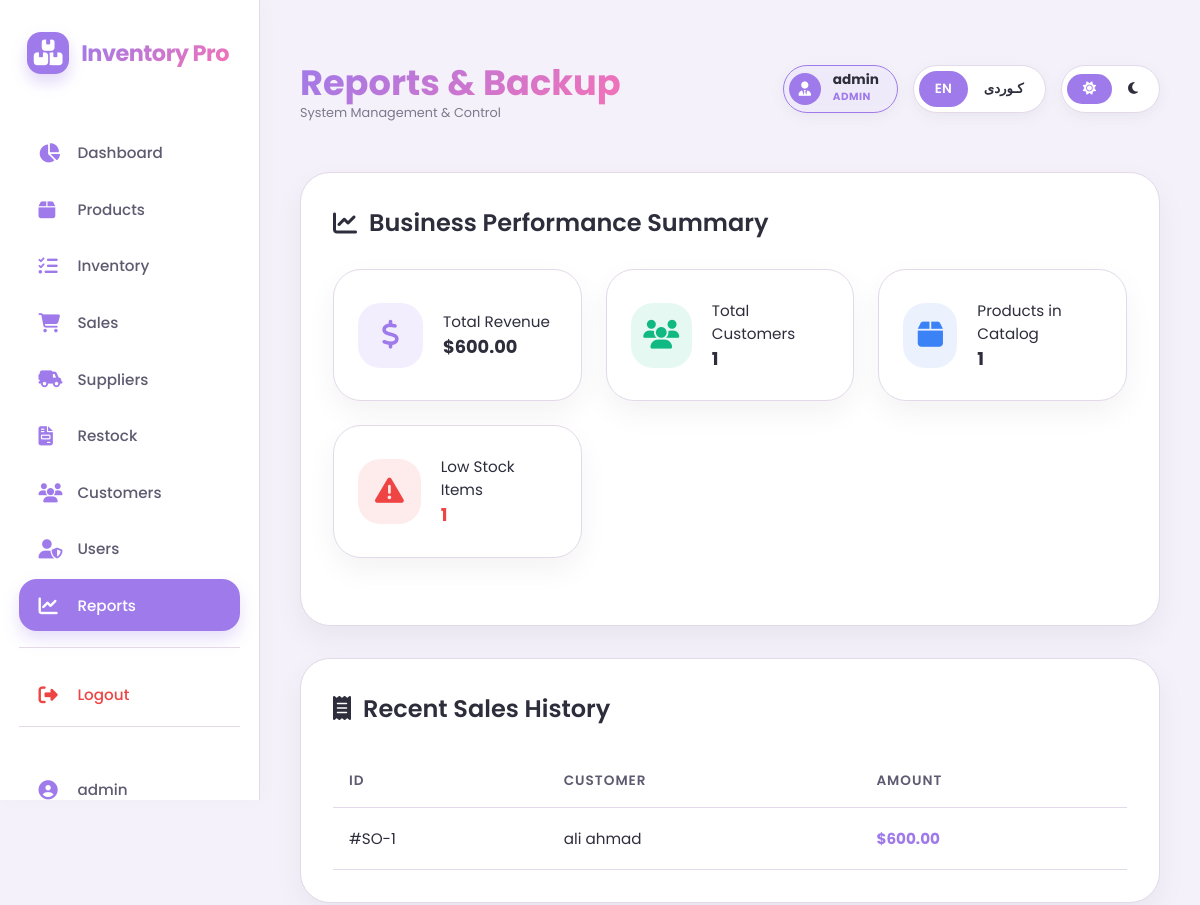
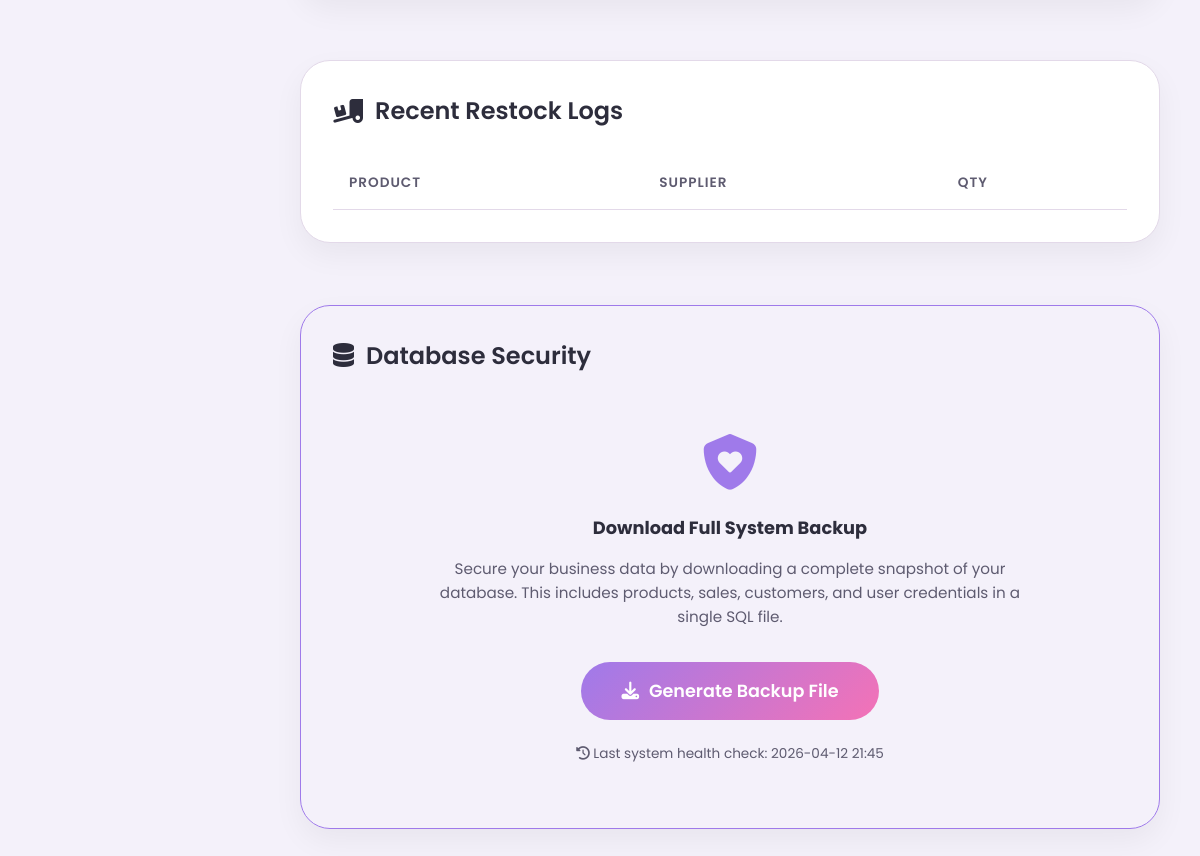
Screenshot of /reports.php (signed in) with the database file from the repository (2 pictures, top to bottom).
### tables this page shows
CREATE TABLE `salesorder` (
  `OrderID` int(11) NOT NULL,
  `CustomerID` int(11) NOT NULL,
  `UserID` int(11) NOT NULL,
  `OrderDate` date NOT NULL,
  `TotalAmount` decimal(10,2) NOT NULL
);

CREATE TABLE `customer` (
  `CustomerID` int(11) NOT NULL,
  `Name` varchar(100) NOT NULL,
  `Phone` varchar(20) DEFAULT NULL,
  `Email` varchar(100) DEFAULT NULL
);

### reports.php (the view, shortened to what this page needs)
<?php
require_once 'db_connect.php';
$total_sales_stmt = $pdo->query("SELECT SUM(TotalAmount) FROM SalesOrder");
$total_sales = $total_sales_stmt->fetchColumn() ?: 0;
$total_customers_stmt = $pdo->query("SELECT COUNT(*) FROM Customer");
$total_customers = $total_customers_stmt->fetchColumn();
$total_products_stmt = $pdo->query("SELECT COUNT(*) FROM Product");
$total_products = $total_products_stmt->fetchColumn();
$low_stock_stmt = $pdo->query("SELECT COUNT(*) FROM Inventory WHERE QuantityInStock <= ReorderLevel");
$low_stock_items = $low_stock_stmt->fetchColumn();
$recent_sales_stmt = $pdo->query("SELECT so.OrderID, so.OrderDate, so.TotalAmount, c.Name AS CustomerName FROM SalesOrder so JOIN Customer c ON so.CustomerID = c.CustomerID ORDER BY so.OrderID DESC LIMIT 10");
$recent_sales = $recent_sales_stmt->fetchAll();
?>
<?php
include 'includes/header.php';
?>
<div class="card">
    <div class="card-header">
        <h2>
            <i class="fas fa-chart-line"></i>
            <span data-lang-en>Business Performance Summary</span>
        </h2>
    </div>
    <div class="stats-grid">
        <div class="stat-card">
            <div class="stat-icon" style="background: rgba(139, 92, 246, 0.1); color: var(--accent-purple);">
                <i class="fas fa-dollar-sign"></i>
            </div>
            <div class="stat-details">
                <span class="stat-label" data-lang-en>Total Revenue</span>
                <h3 class="stat-value">$<?php echo number_format($total_sales, 2); ?></h3>
            </div>
        </div>
        <div class="stat-card">
            <div class="stat-icon" style="background: rgba(16, 185, 129, 0.1); color: #10b981;">
                <i class="fas fa-users"></i>
            </div>
            <div class="stat-details">
                <span class="stat-label" data-lang-en>Total Customers</span>
                <h3 class="stat-value"><?php echo $total_customers; ?></h3>
            </div>
        </div>
        <div class="stat-card">
            <div class="stat-icon" style="background: rgba(59, 130, 246, 0.1); color: #3b82f6;">
                <i class="fas fa-box"></i>
            </div>
            <div class="stat-details">
                <span class="stat-label" data-lang-en>Products in Catalog</span>
                <h3 class="stat-value"><?php echo $total_products; ?></h3>
            </div>
        </div>
        <div class="stat-card">
            <div class="stat-icon" style="background: rgba(239, 68, 68, 0.1); color: #ef4444;">
                <i class="fas fa-triangle-exclamation"></i>
            </div>
            <div class="stat-details">
                <span class="stat-label" data-lang-en>Low Stock Items</span>
                <h3 class="stat-value" style="color: #ef4444;"><?php echo $low_stock_items; ?></h3>
            </div>
        </div>
    </div>
</div>
<div style="display: grid; grid-template-columns: repeat(auto-fit, minmax(450px, 1fr)); gap: 2rem; margin-top: 2rem;">
    <div class="card">
        <div class="card-header">
            <h2>
                <i class="fas fa-receipt"></i>
                <span data-lang-en>Recent Sales History</span>
            </h2>
        </div>
        <div class="table-container">
            <table>
                <thead>
                    <tr>
                        <th>ID</th>
                        <th><span data-lang-en>Customer</span><span data-lang-ckb>کڕیار</span></th>
                        <th><span data-lang-en>Amount</span><span data-lang-ckb>بڕ</span></th>
                    </tr>
                </thead>
                <tbody>
                    <?php foreach ($recent_sales as $sale): ?>
                    <tr>
                        <td>#SO-<?php echo $sale['OrderID']; ?></td>
                        <td><?php echo htmlspecialchars($sale['CustomerName']); ?></td>
                        <td><strong style="color: var(--accent-purple);">$<?php echo number_format($sale['TotalAmount'], 2); ?></strong></td>
                    </tr>
                    <?php endforeach; ?>
                </tbody>
            </table>
        </div>
    </div>
    <div class="card">
        <div class="card-header">
            <h2>
                <i class="fas fa-truck-loading"></i>
                <span data-lang-en>Recent Restock Logs</span>
            </h2>
        </div>
        <div class="table-container">
            <table>
                <thead>
                    <tr>
                        <th><span data-lang-en>Product</span><span data-lang-ckb>کاڵا</span></th>
                        <th><span data-lang-en>Supplier</span><span data-lang-ckb>دابینکەر</span></th>
                        <th><span data-lang-en>Qty</span><span data-lang-ckb>ژمارە</span></th>
                    </tr>
                </thead>
            </table>
        </div>
    </div>
</div>
<div class="card" style="margin-top: 2rem; background: linear-gradient(135deg, var(--card-bg) 0%, var(--hover-bg) 100%); border: 1px solid var(--accent-purple);">
    <div class="card-header" style="border-bottom-color: rgba(139, 92, 246, 0.1);">
        <h2>
            <i class="fas fa-database"></i>
            <span data-lang-en>Database Security</span>
        </h2>
    </div>
    <div style="padding: 2rem; text-align: center;">
        <div style="max-width: 600px; margin: 0 auto;">
            <i class="fas fa-shield-heart" style="font-size: 3.5rem; color: var(--accent-purple); margin-bottom: 1.5rem; display: block;"></i>
            <h3 style="margin-bottom: 1rem;">
                <span data-lang-en>Download Full System Backup</span>
            </h3>
            <p style="color: var(--text-secondary); line-height: 1.6; margin-bottom: 2rem;">
                <span data-lang-en>Secure your business data by downloading a complete snapshot of your database. This includes products, sales, customers, and user credentials in a single SQL file.</span>
            </p>
            <form method="POST" action="reports.php">
                <button type="submit" name="download_backup" class="btn btn-primary" style="padding: 1rem 2.5rem; font-size: 1.1rem; border-radius: 50px; box-shadow: var(--shadow-lg);">
                    <i class="fas fa-download"></i>
                    <span data-lang-en>Generate Backup File</span>
                </button>
            </form>
            <div style="margin-top: 1.5rem; font-size: 0.85rem; color: var(--text-secondary);">
                <i class="fas fa-clock-rotate-left"></i>
                <span data-lang-en>Last system health check: <?php echo date('Y-m-d H:i'); ?></span>
            </div>
        </div>
    </div>
</div>
<?php include 'includes/footer.php'; ?>

### assets/css/style.css (style rules this page uses)
:root { --transition: background-color 0.3s ease, color 0.2s ease, border-color 0.2s, transform 0.2s ease; }
:root[data-theme="light"] { --bg-primary: #f4f1fa; --bg-card: #ffffff; --bg-sidebar: #ffffff; --text-primary: #2d2d3c; --text-secondary: #5e5b70; --border-light: #e3d9e9; --accent-purple: #9f7aea; --accent-amber: #fbbf24; --accent-pink: #f472b6; --shadow: 0 12px 30px rgba(0, 0, 0, 0.05); --icon-bg: #f5f3ff; --hover-bg: #f1e4f0; --table-row: #faf7fd; --badge-stock: #d1fae5; --badge-low: #fee2e2; --text-badge-stock: #065f46; --text-badge-low: #991b1b; }
* { margin: 0; padding: 0; box-sizing: border-box; font-family: 'Poppins', 'Segoe UI', Tahoma, Geneva, Verdana, sans-serif; transition: var(--transition); }
body { background-color: var(--bg-primary); color: var(--text-primary); min-height: 100vh; display: flex; font-size: 0.95rem; overflow-x: hidden; }
:root[data-theme="light"] { --bg-rgb: 244, 241, 250; }
.stats-grid { display: grid; grid-template-columns: repeat(auto-fit, minmax(220px, 1fr)); gap: 24px; margin-bottom: 35px; }
.stat-card { background: var(--bg-card); border-radius: 28px; padding: 1.8rem 1.5rem; box-shadow: var(--shadow); border: 1px solid var(--border-light); display: flex; align-items: center; gap: 20px; }
.stat-icon { background: var(--icon-bg); width: 65px; height: 65px; border-radius: 22px; display: flex; align-items: center; justify-content: center; font-size: 1.8rem; color: var(--accent-purple); }
.card { background: var(--bg-card); border-radius: 30px; padding: 2rem; box-shadow: var(--shadow); border: 1px solid var(--border-light); margin-bottom: 30px; }
.card-header { display: flex; justify-content: space-between; align-items: center; margin-bottom: 1.8rem; }
.card-header h2 { font-size: 1.5rem; font-weight: 600; display: flex; align-items: center; gap: 12px; }
.btn { padding: 12px 25px; border-radius: 16px; font-weight: 600; cursor: pointer; border: none; font-size: 1rem; display: inline-flex; align-items: center; gap: 10px; text-decoration: none; }
.btn-primary { background: linear-gradient(135deg, var(--accent-purple), var(--accent-pink)); color: white; box-shadow: 0 6px 15px rgba(159, 122, 234, 0.3); }
.table-container { overflow-x: auto; }
table { width: 100%; border-collapse: collapse; }
th { text-align: inherit; padding: 1rem; color: var(--text-secondary); font-weight: 600; font-size: 0.85rem; text-transform: uppercase; letter-spacing: 1px; border-bottom: 1px solid var(--border-light); }
td { padding: 1.2rem 1rem; border-bottom: 1px solid var(--border-light); }
[data-lang-en], [data-lang-ckb] { display: none; }
body:not(.ku) [data-lang-en] { display: inline; }

### rows the page displays
salesorder: OrderID "1", CustomerID.Name "ali ahmad", TotalAmount "600.00"

### other values shown
$_SESSION['username'] "admin"
$page_title_en "Reports & Backup"
$_SESSION['role'] "ADMIN"
$total_sales "600.00"
$total_customers "1"
$total_products "1"
$low_stock_items "1"
